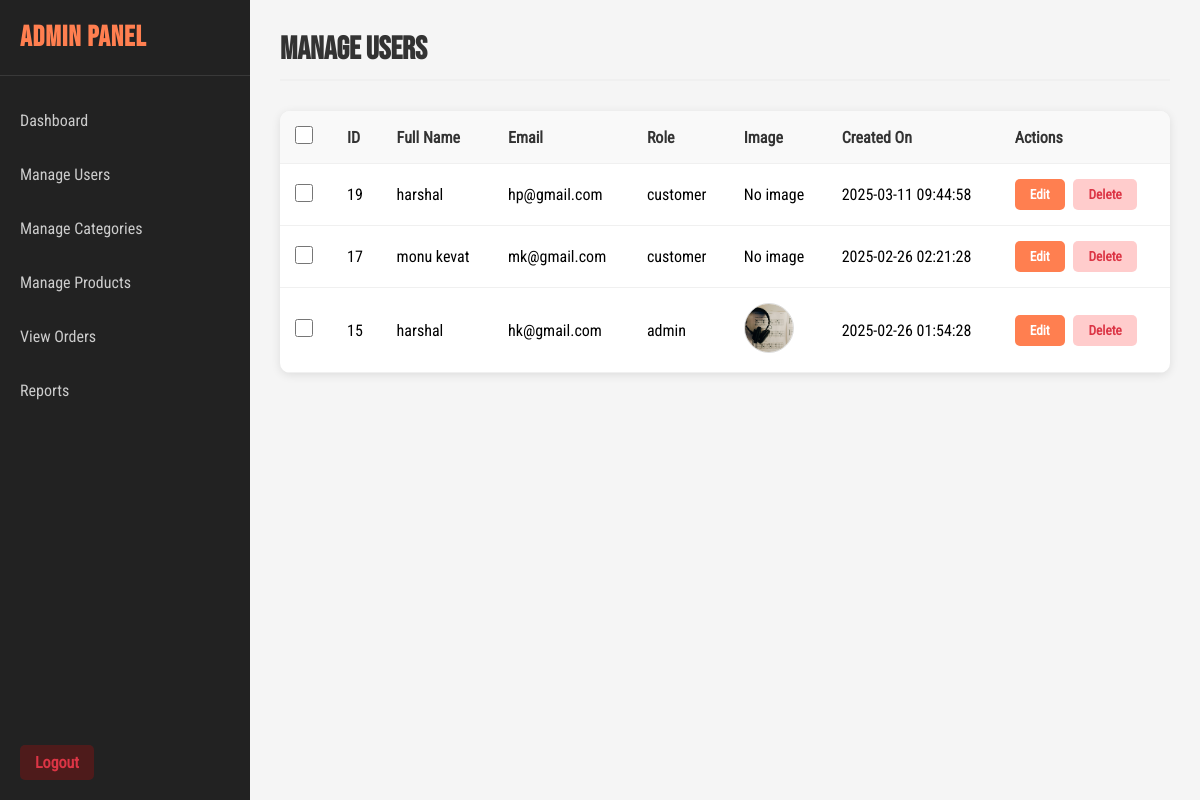
The page /manage_users.php (signed in) on the database its author committed.
### tables this page shows
CREATE TABLE IF NOT EXISTS `users` (
  `user_id` bigint UNSIGNED NOT NULL AUTO_INCREMENT,
  `full_name` varchar(191) NOT NULL,
  `email_address` varchar(191) NOT NULL,
  `user_password` varchar(191) NOT NULL,
  `user_role` enum('customer','admin') DEFAULT 'customer',
  `user_image` varchar(255) DEFAULT NULL,
  `created_on` timestamp NULL DEFAULT CURRENT_TIMESTAMP,
  `user_address` varchar(255) DEFAULT NULL,
  `admin_code` varchar(50) DEFAULT NULL,
  `phone_number` varchar(20) DEFAULT NULL,
  PRIMARY KEY (`user_id`),
  UNIQUE KEY `user_id` (`user_id`),
  UNIQUE KEY `email_address` (`email_address`)
);

### manage_users.php (the view, shortened to what this page needs)
<?php
$conn = new mysqli("localhost", "root", "", "musicstore_database");
$sql = "SELECT * FROM users ORDER BY created_on DESC";
$result = $conn->query($sql);
?>
<!DOCTYPE html>
<html lang="en">
<head>
    <link rel="stylesheet" href="css/manage_user.css">
</head>
<body>
<div class="dashboard-container">
    <div class="sidebar">
        <h2>Admin Panel</h2>
        <ul>
            <li><a href="admin_dashboard.php">Dashboard</a></li>
            <li><a href="manage_users.php">Manage Users</a></li>
            <li><a href="manage_categories.php">Manage Categories</a></li>
            <li><a href="manage_products.php">Manage Products</a></li>
            <li><a href="manage_orders.php">View Orders</a></li>
            <li><a href="reports.php">Reports</a></li>
        </ul>
        <div>
            <a href="logout.php" class="delete-btn">Logout</a>
        </div>
    </div>
    <div class="main-content">
        <h1>Manage Users</h1>
        <form id="bulkDeleteForm" action="bulk_delete.php" method="POST">
            <table>
                <thead>
                    <tr>
                        <th><input type="checkbox" id="selectAll" onclick="toggleAll(this)"></th>
                        <th>ID</th>
                        <th>Full Name</th>
                        <th>Email</th>
                        <th>Role</th>
                        <th>Image</th>
                        <th>Created On</th>
                        <th>Actions</th>
                    </tr>
                </thead>
                <tbody>
                    <?php while ($row = $result->fetch_assoc()) { ?>
                        <tr>
                            <td><input type='checkbox' class='userCheckbox' name='selected_users[]' value='<?= $row["user_id"] ?>'></td>
                            <td><?= $row["user_id"] ?></td>
                            <td><?= $row["full_name"] ?></td>
                            <td><?= $row["email_address"] ?></td>
                            <td><?= $row["user_role"] ?></td>
                            <td>
                                <?php if (!empty($row["user_image"])) { ?>
                                    <img src='uploads/<?= $row["user_image"] ?>' class='user-img'>
                                <?php } else { echo "No image"; } ?>
                            </td>
                            <td><?= $row["created_on"] ?></td>
                            <td>
                                <a href='edit_user.php?id=<?= $row["user_id"] ?>'><button type="button" class='action-btn'>Edit</button></a>
                                <a href='delete_user.php?id=<?= $row["user_id"] ?>' onclick='return confirm("Delete this user?")'>
                                    <button type="button" class='delete-btn'>Delete</button>
                                </a>
                            </td>
                        </tr>
                    <?php } ?>
                </tbody>
            </table>
        </form>
    </div>
</div>
</body>
</html>

### css/manage_user.css (style rules this page uses)
* { margin: 0; padding: 0; font-family: "font"; box-sizing: border-box; }
html, body { width: 100%; height: 100%; background-color: #f5f5f5; }
.dashboard-container { display: flex; height: 100vh; width: 100%; }
.sidebar { width: 250px; height: 100%; background-color: #222; color: #fff; transition: all 0.3s ease-in-out; position: fixed; z-index: 1000; }
.sidebar h2 { font-family: "Bold"; padding: 20px; font-size: 1.8rem; letter-spacing: 1px; border-bottom: 1px solid rgba(255, 255, 255, 0.1); color: #ff7f50; }
.sidebar ul { list-style: none; padding: 20px 0; }
.sidebar ul li { margin-bottom: 5px; }
.sidebar ul li a { display: block; padding: 15px 20px; color: #ccc; text-decoration: none; transition: all 0.3s ease; }
.sidebar > div { position: absolute; bottom: 20px; width: 100%; padding: 0 20px; }
.main-content { flex: 1; margin-left: 250px; padding: 30px; transition: all 0.3s ease-in-out; }
.main-content h1 { font-family: "Bold"; font-size: 2rem; color: #333; margin-bottom: 30px; padding-bottom: 10px; border-bottom: 2px solid #f0f0f0; }
table { width: 100%; border-collapse: collapse; background-color: #fff; border-radius: 10px; overflow: hidden; box-shadow: 0 2px 10px rgba(0, 0, 0, 0.1); margin-top: 20px; }
table thead { background-color: #f9f9f9; }
table th, table td { padding: 15px; text-align: left; border-bottom: 1px solid #f0f0f0; }
table th { font-weight: 600; color: #333; }
.user-img { width: 50px; height: 50px; border-radius: 50%; object-fit: cover; border: 1px solid #ddd; }
.action-btn, .delete-btn, .bulk-btn { padding: 8px 15px; border: none; border-radius: 5px; cursor: pointer; font-weight: 600; transition: all 0.3s ease; text-decoration: none; display: inline-block; margin-right: 5px; }
.action-btn { background-color: #ff7f50; color: #fff; }
.delete-btn { background-color: rgba(255, 0, 0, 0.2); color: #dc3545; }
input[type="checkbox"] { width: 18px; height: 18px; cursor: pointer; accent-color: #ff7f50; }

### rows shown on the page
users: user_id "19", full_name "harshal", email_address "hp@gmail.com", user_role "customer", shows "No image", created_on "2025-03-11 09:44:58"
users: user_id "17", full_name "monu kevat", email_address "mk@gmail.com", user_role "customer", shows "No image", created_on "2025-02-26 02:21:28"
users: user_id "15", full_name "harshal", email_address "hk@gmail.com", user_role "admin", user_image (picture), created_on "2025-02-26 01:54:28"
